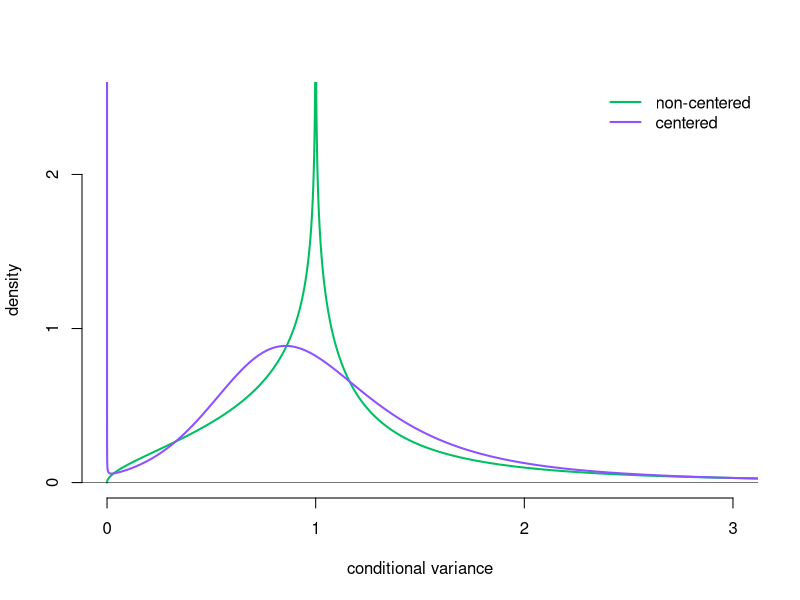
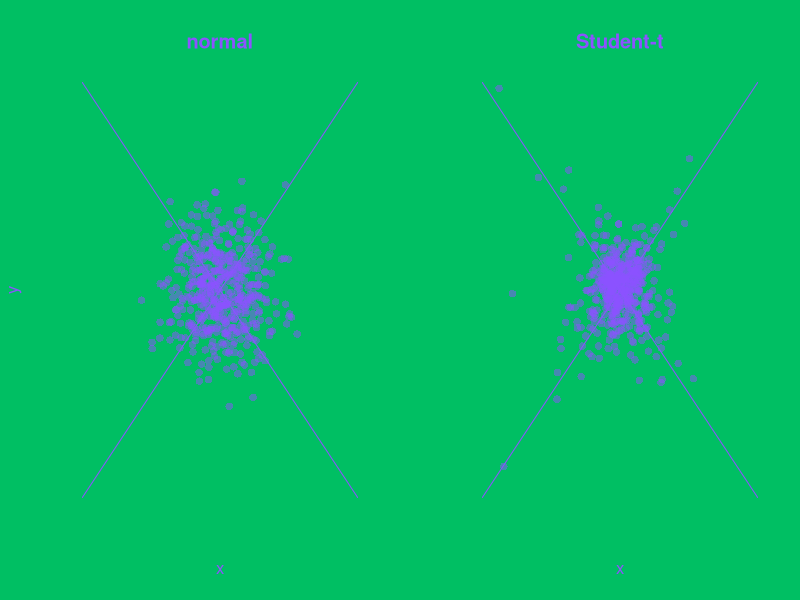

Write R code to recreate these figures, in order.
## ---- chunk 1
#| echo: false
bspink = "#00bf63"
bsyell = "#8c52ff"
bsvars_grad = grDevices::colorRampPalette(c(bspink, bsyell))(5)
## ---- chunk 2
#| echo: false
p_svnc_log      = function(x,t){
  # log-variances non-centered SV
  (pi*sqrt(t*sigma.omega.sq))^(-1)*besselK(abs(x)/sqrt(t*sigma.omega.sq),0)
}
p_sv_log        = function(x,t){
  # log-variances SV
  gamma((sigma.nu+1)/2)/gamma((sigma.nu)/2)*pi^(-1/2)*((t+1)*sigma.s)^(-1/2)*(1+((t+1)*sigma.s)^(-1)*x^(2))^(-(sigma.nu+1)/2)
}
p_svnc          = function(x,t){
  # variances non-centered SV
  (pi*sqrt(t*sigma.omega.sq)*x)^(-1)*besselK(abs(log(x))/sqrt(t*sigma.omega.sq),0)
}
p_sv            = function(x,t){
  # variances SV
  gamma((sigma.nu+1)/2)/gamma((sigma.nu)/2)*pi^(-1/2)*sigma.s^(sigma.nu/2)*(t+1)^(-1/2)*(x)^(-1)*(sigma.s+(t+1)^(-1)*(log(x))^(2))^(-(sigma.nu+1)/2)
}

T               = 5
zlimabrar       = 2.5
grid            = seq(from=-2.5, to=2.5, by=0.00001)
grid_var        = seq(from=0.00000001, to=3.2, by=0.00001)

s               = 0.1
sigma.omega.sq  = s   # conditional variance hyper-parameter
sigma.s         = s   # log-conditional variance hyper-parameter
sigma.nu        = 3   # log-conditional variance hyper-parameter

plot(
  x = grid_var, 
  y = p_svnc(grid_var,T), 
  type = "l", 
  main = "", 
  col = bspink, 
  lwd = 2,
  xlim = c(0,3), 
  ylim = c(0,zlimabrar), 
  xlab = "conditional variance", 
  ylab = "density", 
  frame.plot = FALSE, 
  axes = FALSE
)
lines(
  x = grid_var, 
  y = p_sv(grid_var, T), 
  col = bsyell,
  lwd = 2
)
legend(
  "topright",
  legend = c("non-centered", "centered"),
  col = c(bspink, bsyell),
  lwd = 2,
  bty = "n"
)
axis(2, c(0,1,2), c(0,1,2))
axis(1, c(0,1,2,3), c(0,1,2,3))
abline(h = 0, lwd = 0.5)
## ---- chunk 3
#| echo: false
set.seed(1)

ax_lim = 3.6
T = 500
df = 3
B = matrix(c(1,-1,1,1), 2, 2)
Bit = t(solve(B))
en = matrix(rnorm(2 * T), T, 2)
et = sqrt((df - 2) / df) * matrix(rt(2 * T, df = df), T, 2)

yn = en %*% Bit
yt = et %*% Bit

par(
  bg = "#00bf63",
  mfrow = c(1,2),
  col = scales::alpha("#8c52ff", .5),
  col.main = "#8c52ff",
  col.lab = "#8c52ff"
)
plot(
  x = yn[,1], y = yn[,2], 
  ylim = c(-ax_lim, ax_lim), 
  xlim = c(-ax_lim, ax_lim),
  bty="n", pch = 16,
  ylab = "y", xlab = "x",
  axes = FALSE,
  main = "normal"
)
abline(a = 0, b = 1, col = "#8c52ff")
abline(a = 0, b = -1, col = "#8c52ff")

plot(
  x = yt[,1], y = yt[,2], 
  ylim = c(-ax_lim, ax_lim), 
  xlim = c(-ax_lim, ax_lim),
  bty="n", pch = 16,
  ylab = "", xlab = "x",
  axes = FALSE,
  main = "Student-t"
)
abline(a = 0, b = 1, col = "#8c52ff")
abline(a = 0, b = -1, col = "#8c52ff")

